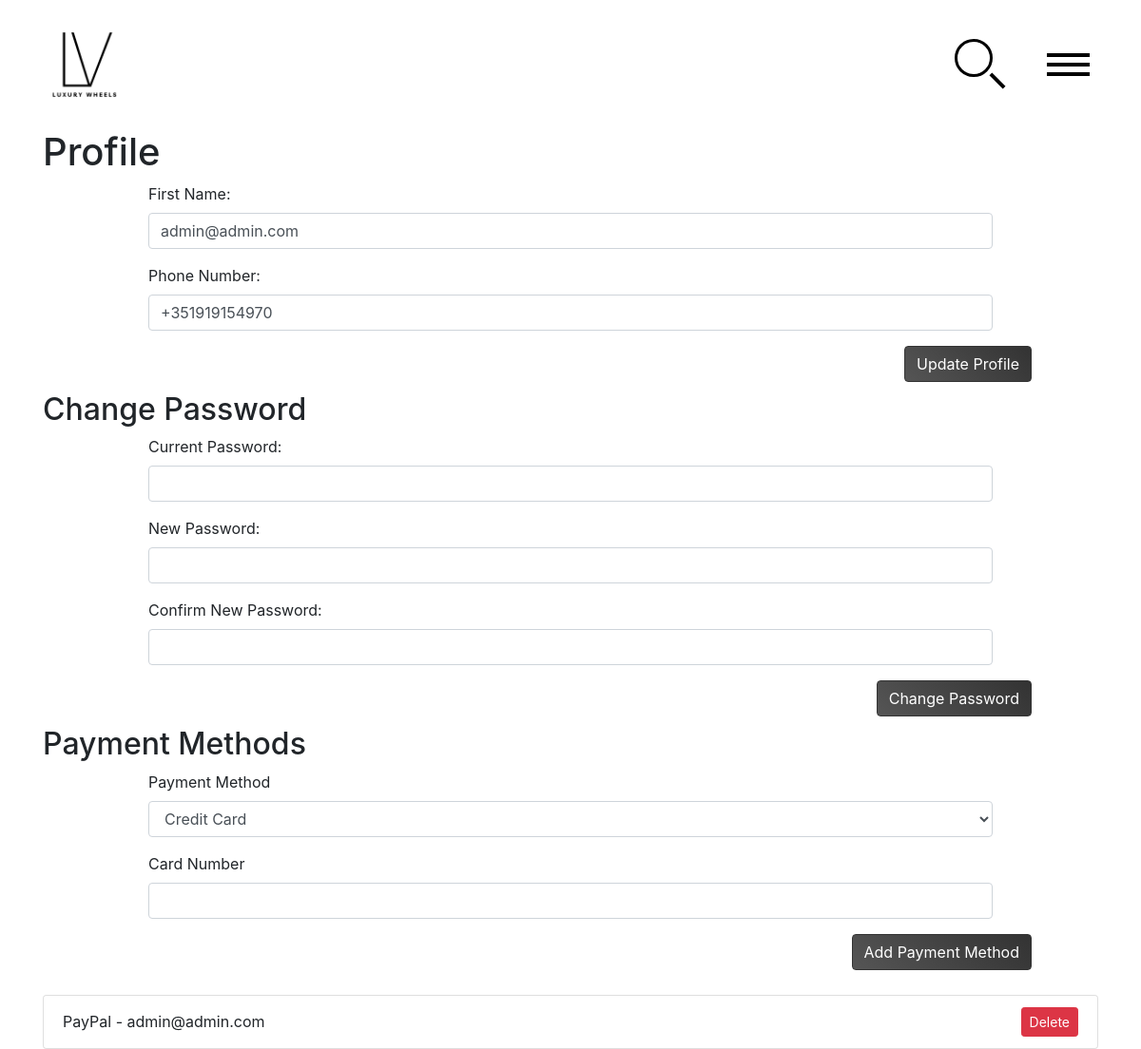
Page /profile (signed in) on the earlier database version.
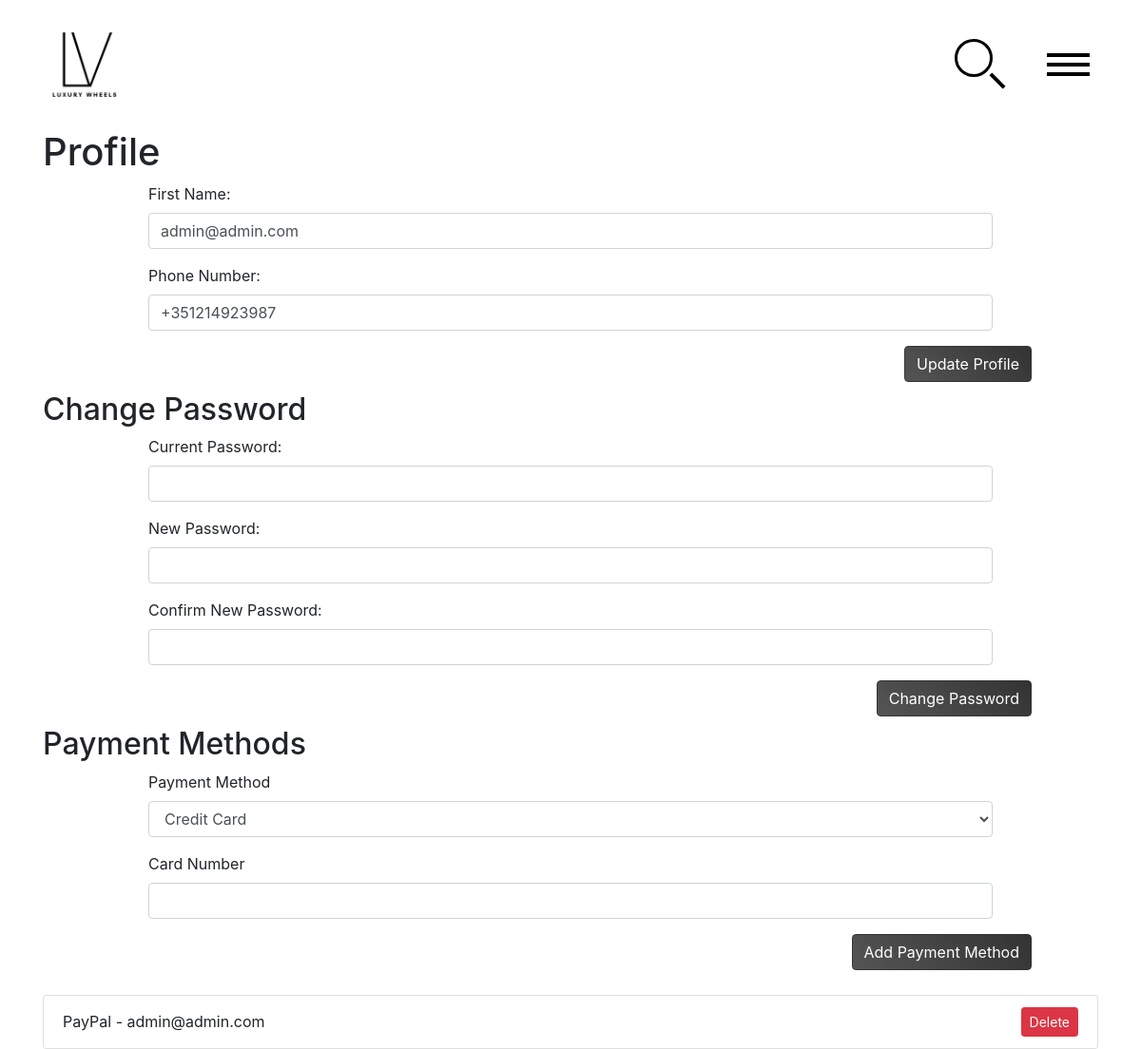
Same page on the later database version.
### website/__init__.py (models this page shows)
class User(db.Model, UserMixin):
    __tablename__ = 'user'
    id = db.Column(db.Integer, primary_key=True)
    email = db.Column(db.String(150), unique=True)
    password = db.Column(db.String(150))
    first_name = db.Column(db.String(150))
    user_type = db.Column(db.String(150))
    phone_number = db.Column(db.String(50))
    creation_date = db.Column(db.DateTime, default=datetime.utcnow())
    rentings = db.relationship('Renting')
    payments = db.relationship('Payment')

### website/profile.py (the view, shortened to what this page needs)
@profile_page.route('/profile', methods=['GET', 'POST'])
@login_required
def profile():
    payment_methods = Payment.query.filter_by(user_id=current_user.id).all()
    return render_template('profile.html', user=current_user, payment_methods=payment_methods)

### website/templates/profile.html (shortened to what this page needs)
{% extends "base.html" %}
{% block content %}
<div class="container">
    <h1>Profile</h1>
    <form method="POST" action="{{ url_for('profile_page.profile') }}">
        <div class="form-group">
            <label for="first_name">First Name:</label>
            <input type="text" id="first_name" name="first_name" class="form-control" value="{{ user.first_name }}"
                   required>
        </div>
        <div class="form-group">
            <label for="phone_number">Phone Number:</label>
            <input type="text" id="phone_number" name="phone_number" class="form-control"
                   value="{{ user.phone_number }}" required>
        </div>
        <button type="submit" class="btn btn-primary profile-button">Update Profile</button>
    </form>
    <br>
    <br>
    <h2>Change Password</h2>
    <form method="POST" action="{{ url_for('profile_page.profile') }}">
        <div class="form-group">
            <label for="current_password">Current Password:</label>
            <input type="password" id="current_password" name="current_password" class="form-control" required>
        </div>
        <div class="form-group">
            <label for="new_password">New Password:</label>
            <input type="password" id="new_password" name="new_password" class="form-control" required>
        </div>
        <div class="form-group">
            <label for="confirm_password">Confirm New Password:</label>
            <input type="password" id="confirm_password" name="confirm_password" class="form-control" required>
        </div>
        <button type="submit" class="btn btn-primary profile-button">Change Password</button>
    </form>
    <br>
    <br>
    <h2>Payment Methods</h2>
    <form action="{{ url_for('profile_page.add_payment_method') }}" method="POST">
        <div class="form-group">
            <label for="newPaymentMethod">Payment Method</label>
            <select id="newPaymentMethod" name="newPaymentMethod" class="form-control" onchange="togglePaymentInput()">
                <option value="Credit Card">Credit Card</option>
            </select>
        </div>
        <div class="form-group" id="cardInput">
            <label for="cardNumber">Card Number</label>
            <input type="text" id="cardNumber" name="cardNumber" class="form-control" pattern="\d{16}"
                   title="Please enter a valid 16-digit card number">
        </div>
        <button type="submit" class="btn btn-primary profile-button">Add Payment Method</button>
    </form>
    <br>
    <br>
    <ul class="list-group mt-3">
        {% for payment in payment_methods %}
        <li class="list-group-item d-flex justify-content-between align-items-center">
            {{ payment.method }} -
            {% if payment.method == 'PayPal' %}
            {{ payment.email }}
            {% else %}
            **** **** **** {{ payment.card_last_four }}
            {% endif %}
            <form action="{{ url_for('profile_page.delete_payment_method', payment_id=payment.id) }}" method="POST"
                  style="display:inline;">
                <button type="submit" class="btn btn-danger btn-sm">Delete</button>
            </form>
        </li>
        {% endfor %}
    </ul>
</div>
{% endblock %}

Differences in the rows shown:
changed User "admin@admin.com": phone_number "+351919154970" → "+351214923987"
